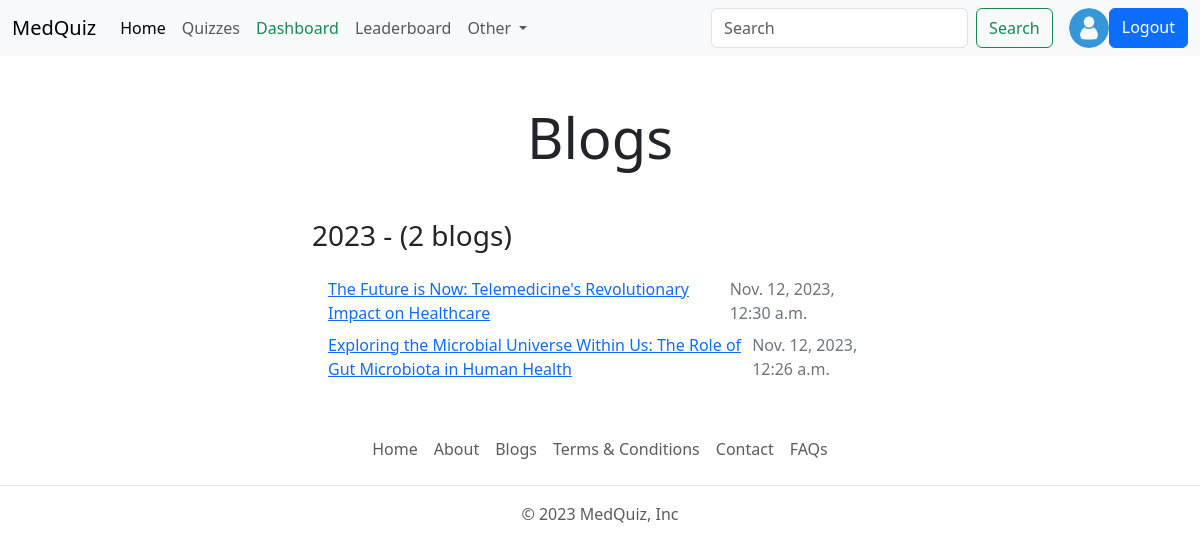
/blogs (signed in), run on the app's committed database.
### account/models.py (models this page shows, shortened)
class Profile(models.Model):
    user =  models.OneToOneField(User, on_delete=models.CASCADE, null=True) #verbose_collumn
    bio = models.TextField(blank=True, null=True)
    profile_images = models.ImageField(upload_to='profile_images/', default='usericon.png', blank=True, null=True, verbose_name='Profile Picture')
    location = models.CharField(max_length=110, blank=True, null=True)
    GENDER = (
        ('Male', 'Male'),
        ('Female', 'Female'),
        ('Other', 'Other'),
    )
    gender = models.CharField(max_length=6,choices=GENDER, blank=True, null=True)

### base/models.py (models this page shows, shortened)
class Blog(models.Model):
    title = models.CharField(max_length=255)
    content = RichTextField()
    author = models.ForeignKey('auth.User', on_delete=models.CASCADE)
    STATUS = (
        ('public', 'Public'),
        ('private', 'Private'),
    )
    status = models.CharField(max_length=7, choices=STATUS)
    created_at = models.DateTimeField(auto_created=True)

### base/views.py (the view)
# urls.py: path('blogs', views.blogs_view, name='blogs'),
def blogs_view(request):
    year_blog_count = Blog.objects.annotate(year=ExtractYear('created_at')).values('year').annotate(count=Count('id')).order_by('-year').filter(status='public')
    blogs = Blog.objects.filter(status='public').order_by('-created_at')
    if request.user.is_authenticated:
        user_object = User.objects.get(username=request.user)
        user_profile = Profile.objects.get(user=user_object)
        context = {"user_profile": user_profile, "year_blog_count": year_blog_count, "blogs": blogs}
    else:
        context = {"year_blog_count": year_blog_count, "blogs": blogs}
    return render(request, "blogs.html", context)

### templates/blogs.html (shortened to what this page needs)
{% extends 'index.html' %}
{% block content %}
<h1 class="display-4 text-center my-5">Blogs</h1>
<main>
    <div class="container col-md-6 col-sm-12">
        {% for year_count in year_blog_count %}
        <h3>{{year_count.year}} - ({{year_count.count}} blogs)</h3>
        <ul class="list mb-4 p-3">
            {% for blog in blogs %}
            {% if blog.created_at|date:"Y" == year_count.year|stringformat:"s" %}
            <li class="d-flex justify-content-between mb-2">
                <a href="{% url 'blog' blog.id %}">{{blog.title}}</a>
                <span class="text-secondary">{{blog.created_at}}</span>
            </li>
            {% endif %}
            {% endfor %}
        </ul>
        {% endfor %}
    </div>
</main>
{% endblock content %}

### templates/components/navbar.html (shortened to what this page needs)
    <nav class="navbar navbar-expand-lg bg-body-tertiary d-none d-lg-block">
        <div class="container-fluid">
          <a class="navbar-brand" href="{% url 'home' %}">MedQuiz</a>
          <div class="collapse navbar-collapse" id="navbarSupportedContent">
            <ul class="navbar-nav me-auto mb-2 mb-lg-0">
              <li class="nav-item">
                <a class="nav-link active" aria-current="page" href="{% url 'home' %}">Home</a>
              </li>
              <li class="nav-item">
                <a class="nav-link" href="{% url 'all_quiz' %}">Quizzes</a>
              </li>
              {% if request.user.is_superuser %}
              <li class="nav-item">
                  <a class="nav-link text-success" href="{% url 'dashboard' %}">Dashboard</a>
              </li>
              {% endif %}
              <li class="nav-item">
                <a class="nav-link" href="{% url 'leaderboard' %}">Leaderboard</a>
              </li>
              <li class="nav-item dropdown">
                <a class="nav-link dropdown-toggle" href="#" role="button" data-bs-toggle="dropdown" aria-expanded="false">
                  Other
                </a>
              </li>
            </ul>
            <form class="d-flex" role="search" action="{% url 'search_users' %}">
              <input class="form-control me-2" type="search" name="q" placeholder="Search" aria-label="Search">
              <button class="btn btn-outline-success" type="submit">Search</button>
              {% if request.user.is_authenticated %}
                <img src="{{user_profile.profile_images.url}}" class="rounded-circle" width="40" height="40" alt="profile_images">
              <a href="{% url 'logout' %}" class="btn btn-primary">Logout</a>
              {% else %}
              <a href="{% url 'login' %}" class="btn btn-primary">Login</a>
              {% endif %}
            </form>
          </div>
        </div>
      </nav>

### data on the page
Profile: profile_images (picture)
Blog: title "The Future is Now: Telemedicine's Revolutionary Impact on Healthcare", created_at "Nov. 12, 2023, 12:30 a.m."
Blog: title "Exploring the Microbial Universe Within Us: The Role of Gut Microbiota in Human Health", created_at "Nov. 12, 2023, 12:26 a.m."

### other printed values
{{ year_count.year }} "2023"
{{ year_count.count }} "2"
